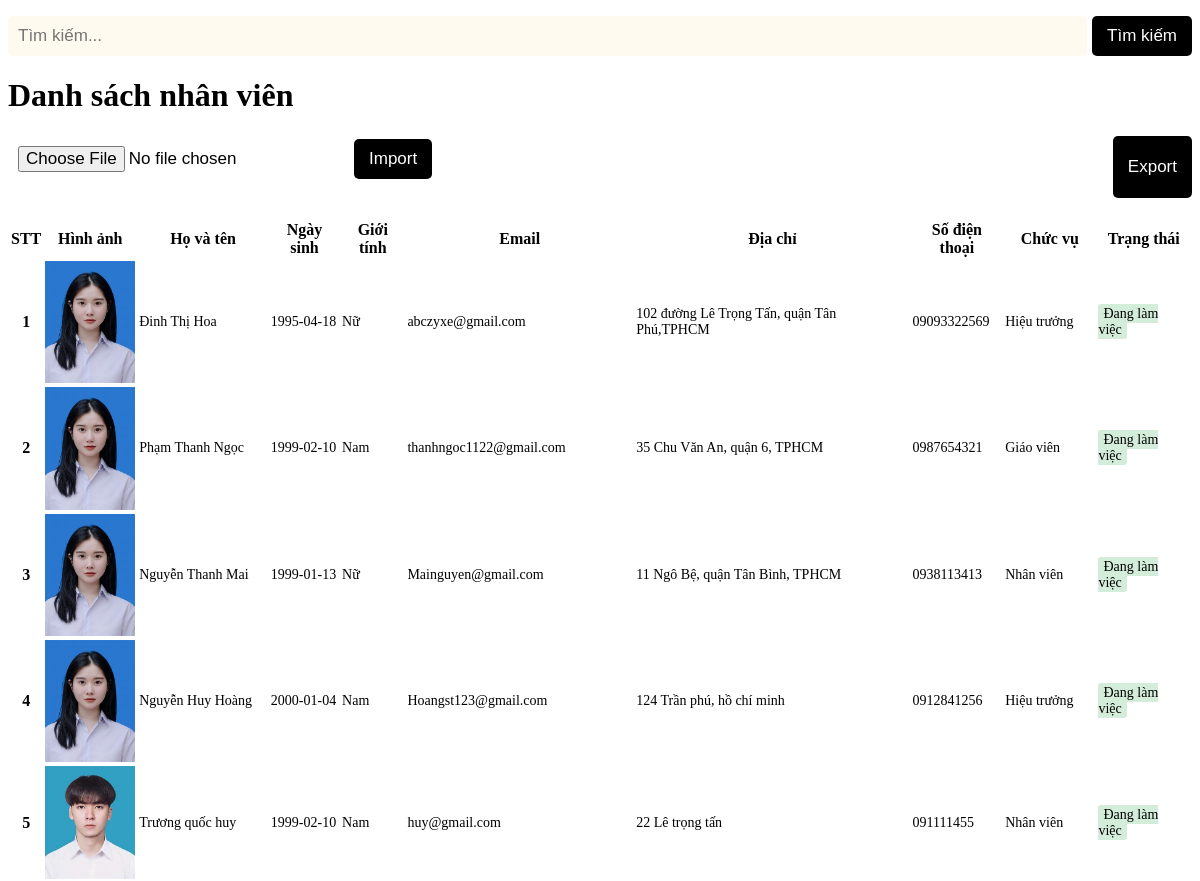
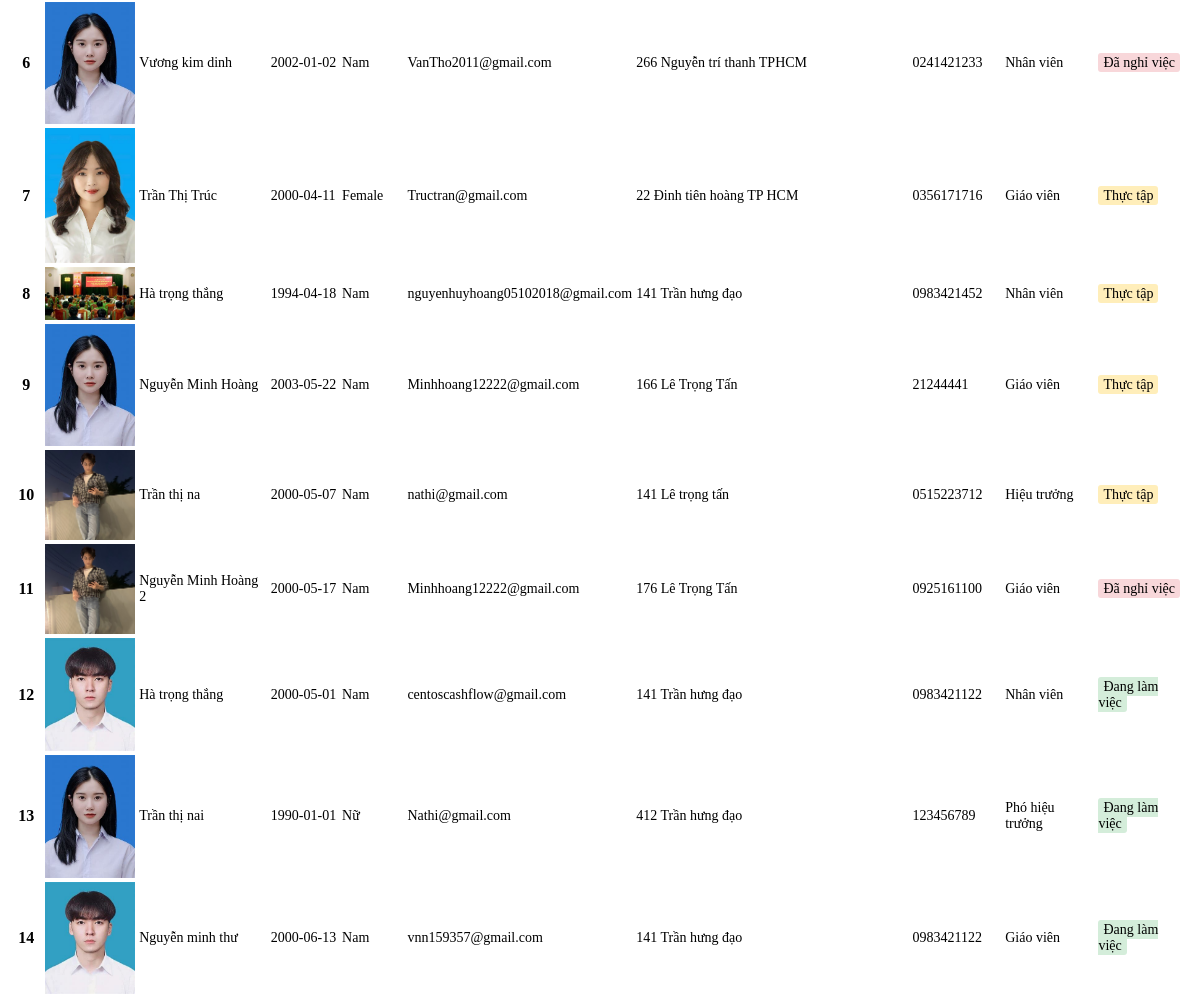
/admin/pages/listEmployee.php, run on the app's committed database (2 pictures, top to bottom).
### tables this page shows
CREATE TABLE `users` (
  `UserID` int NOT NULL,
  `FullName` text NOT NULL,
  `Birthday` date DEFAULT NULL,
  `Gender` text NOT NULL,
  `Email` varchar(155) NOT NULL,
  `Address` text NOT NULL,
  `Phone` varchar(11) NOT NULL,
  `Username` varchar(20) NOT NULL,
  `Password` varchar(255) NOT NULL,
  `Role` varchar(155) NOT NULL DEFAULT 'User',
  `Status` varchar(155) NOT NULL DEFAULT 'Đang làm việc',
  `PositionID` int NOT NULL,
  `DeptID` int NOT NULL
);

CREATE TABLE `position` (
  `PositionID` int NOT NULL,
  `PositionName` text NOT NULL
);

CREATE TABLE `img` (
  `ImgID` int NOT NULL,
  `Url` text,
  `Comment` varchar(155) DEFAULT 'Ảnh thẻ',
  `UserID` int DEFAULT NULL
);

### Library/Db.class.php (called while the page is built, shortened)
<?php
class Db
{
	public  $conn=null;
	function __construct()
    {
        try {
            $this->conn = new PDO('mysql:host='.HOST_DB.';dbname='.DB, USER_DB, PASS_DB);
            $this->conn->query('set names utf8');
        } catch(PDOException $e) {
            echo 'ERROR';
            exit;
        }
    }
	function selectQuery($sql, $arr=array())
	{
		$stm = $this->conn->prepare($sql);
		$stm->execute($arr);
		return $stm->fetchAll(PDO::FETCH_ASSOC);
	}
}

### Controller/UserController.php (called while the page is built, shortened)
<?php
include_once '../Library/Db.class.php';
include_once '../Model/User.php';
class UserController {
    private $userModel;
    public function __construct() {
        $this->userModel = new User();
    }
    public function getAllEmployee(){
        return $this->userModel->getAllEmployees();
    }
}
?>

### Model/User.php (called while the page is built, shortened)
<?php
class User extends Db{
    public function getAllEmployees() {
        $sql = "SELECT users.*, img.url AS ImageURL, position.positionName AS positionName
                FROM users
                INNER JOIN img ON users.UserID = img.UserID
                INNER JOIN position ON users.PositionID = position.PositionID";
        return $this->selectQuery($sql);
    }
}
?>

### admin/pages/listEmployee.php (the view, shortened to what this page needs)
<?php
include_once '../Controller/UserController.php';
$userController = new UserController();
$employees = $userController->getAllEmployee();
if(is_array($employees) && !empty($employees)) {
?>
<div class="container">
        <div class="search-container">
            <input type="text" id="searchInput" placeholder="Tìm kiếm...">
            <button type="button" onclick="search()">Tìm kiếm</button>
        </div>
        <h1>Danh sách nhân viên</h1>
        <div class="import-export-container">
            <form action="?page=importData" method="post" enctype="multipart/form-data">
                <input type="file" name="file" id="file" accept=".xlsx, .xls">
                <button type="submit" name="importSubmit">Import</button>
            </form>
            <button type="button" onclick="exportToExcel()">Export</button>
        </div>
        <div class="table-responsive">
        <table class="table" id="employeeTable">
            <thead class="table-dark" style="text-align: center;">
                <tr>
                    <th scope="col">STT</th>
                    <th scope="col">Hình ảnh</th>
                    <th scope="col">Họ và tên</th>
                    <th scope="col">Ngày sinh</th>
                    <th scope="col">Giới tính</th>
                    <th scope="col">Email</th>
                    <th scope="col">Địa chỉ</th>
                    <th scope="col">Số điện thoại</th>
                    <th scope="col">Chức vụ</th>
                    <th scope="col">Trạng thái</th>
                </tr>
            </thead>
            <tbody>
                <?php foreach($employees as $key => $employee): ?>
                <tr onclick="window.location.href='?page=detailEmployee&userId=<?php echo $employee['UserID']; ?>'">
                    <th scope="row"><?php echo $key + 1; ?></th>
                    <td><img class="employee-image" src="../img/<?php echo $employee['ImageURL']; ?>" alt="Hình ảnh nhân viên"></td>
                    <td><?php echo $employee['FullName']; ?></td>
                    <td><?php echo $employee['Birthday']; ?></td>
                    <td><?php echo $employee['Gender']; ?></td>
                    <td><?php echo $employee['Email']; ?></td>
                    <td><?php echo $employee['Address']; ?></td>
                    <td><?php echo $employee['Phone']; ?></td>
                    <td><?php echo $employee['positionName']; ?></td>
                    <td>
                        <?php
                            if ($employee['Status'] == 'Đang làm việc'){
                                echo '<span class="working">'. $employee['Status']. '</span>';
                            }
                            elseif ($employee['Status'] == 'Thực tập') {
                                echo '<span class="probation">'. $employee['Status']. '</span>';
                            }
                            else{
                                echo '<span class="resigned">'. $employee['Status']. '</span>';
                            }
                        ?>
                    </td>
                </tr>
                <?php endforeach; ?>
            </tbody>
        </table>
        </div>
    </div>
<?php
} else {
    echo "Không có nhân viên nào được tìm thấy.";
}
?>

### admin/pages/listEmployee.php (style rules this page uses)
.container { position: relative; }
.working { background-color: #d4edda; padding: 2px 5px; border-radius: 3px; }
.probation { background-color: #ffeeba; padding: 2px 5px; border-radius: 3px; }
.resigned { background-color: #f8d7da; padding: 2px 5px; border-radius: 3px; }
.employee-image { width: 90px; height: auto; float: right; }
.table td { font-size: 14px; }
.search-container { margin-bottom: 20px; display: flex; }
#searchInput { background-color:floralwhite ; }
.search-container input[type=text] { padding: 10px; margin-top: 8px; font-size: 17px; border: none; border-radius: 5px; flex-grow: 1; }
.search-container button { padding: 10px 15px; margin-top: 8px; margin-left: 5px; background:black; font-size: 17px; border: none; border-radius: 5px; cursor: pointer; color: white; }
.import-export-container { display: flex; justify-content: space-between; margin-bottom: 20px; }
.import-export-container form, .import-export-container button { display: inline-block; }
.import-export-container input[type="file"] { display: inline-block; padding: 10px; font-size: 17px; border: none; border-radius: 5px; }
.import-export-container button { padding: 10px 15px; background: black; font-size: 17px; border: none; border-radius: 5px; cursor: pointer; color: white; }

### data on the page
users: FullName "Đinh Thị Hoa", Birthday "1995-04-18", Gender "Nữ", Email "abczyxe@gmail.com", Address "102 đường Lê Trọng Tấn, quận Tân Phú,TPHCM", Phone "09093322569", PositionID.PositionName "Hiệu trưởng", Status "Đang làm việc"
users: img.Url (picture), FullName "Phạm Thanh Ngọc", Birthday "1999-02-10", Gender "Nam", Email "thanhngoc1122@gmail.com", Address "35 Chu Văn An, quận 6, TPHCM", Phone "0987654321", PositionID.PositionName "Giáo viên", Status "Đang làm việc"
users: img.Url (picture), FullName "Nguyễn Thanh Mai", Birthday "1999-01-13", Gender "Nữ", Email "Mainguyen@gmail.com", Address "11 Ngô Bệ, quận Tân Bình, TPHCM", Phone "0938113413", PositionID.PositionName "Nhân viên", Status "Đang làm việc"
users: img.Url (picture), FullName "Nguyễn Huy Hoàng", Birthday "2000-01-04", Gender "Nam", Email "Hoangst123@gmail.com", Address "124 Trần phú, hồ chí minh", Phone "0912841256", PositionID.PositionName "Hiệu trưởng", Status "Đang làm việc"
users: img.Url (picture), FullName "Trương quốc huy", Birthday "1999-02-10", Gender "Nam", Email "huy@gmail.com", Address "22 Lê trọng tấn", Phone "091111455", PositionID.PositionName "Nhân viên", Status "Đang làm việc"
users: img.Url (picture), FullName "Vương kim dinh", Birthday "2002-01-02", Gender "Nam", Email "VanTho2011@gmail.com", Address "266 Nguyễn trí thanh TPHCM", Phone "0241421233", PositionID.PositionName "Nhân viên", Status "Đã nghỉ việc"
users: img.Url (picture), FullName "Trần Thị Trúc", Birthday "2000-04-11", Gender "Female", Email "Tructran@gmail.com", Address "22 Đinh tiên hoàng TP HCM", Phone "0356171716", PositionID.PositionName "Giáo viên", Status "Thực tập"
users: img.Url (picture), FullName "Hà trọng thắng", Birthday "1994-04-18", Gender "Nam", Email "nguyenhuyhoang05102018@gmail.com", Address "141 Trần hưng đạo", Phone "0983421452", PositionID.PositionName "Nhân viên", Status "Thực tập"
users: img.Url (picture), FullName "Nguyễn Minh Hoàng", Birthday "2003-05-22", Gender "Nam", Email "Minhhoang12222@gmail.com", Address "166 Lê Trọng Tấn", Phone "21244441", PositionID.PositionName "Giáo viên", Status "Thực tập"
users: img.Url (picture), FullName "Trần thị na", Birthday "2000-05-07", Gender "Nam", Email "nathi@gmail.com", Address "141 Lê trọng tấn", Phone "0515223712", PositionID.PositionName "Hiệu trưởng", Status "Thực tập"
users: img.Url (picture), FullName "Nguyễn Minh Hoàng 2", Birthday "2000-05-17", Gender "Nam", Email "Minhhoang12222@gmail.com", Address "176 Lê Trọng Tấn", Phone "0925161100", PositionID.PositionName "Giáo viên", Status "Đã nghỉ việc"
users: img.Url (picture), FullName "Hà trọng thắng", Birthday "2000-05-01", Gender "Nam", Email "centoscashflow@gmail.com", Address "141 Trần hưng đạo", Phone "0983421122", PositionID.PositionName "Nhân viên", Status "Đang làm việc"
users: img.Url (picture), FullName "Trần thị nai", Birthday "1990-01-01", Gender "Nữ", Email "Nathi@gmail.com", Address "412 Trần hưng đạo", Phone "123456789", PositionID.PositionName "Phó hiệu trưởng", Status "Đang làm việc"
users: img.Url (picture), FullName "Nguyễn minh thư", Birthday "2000-06-13", Gender "Nam", Email "vnn159357@gmail.com", Address "141 Trần hưng đạo", Phone "0983421122", PositionID.PositionName "Giáo viên", Status "Đang làm việc"
